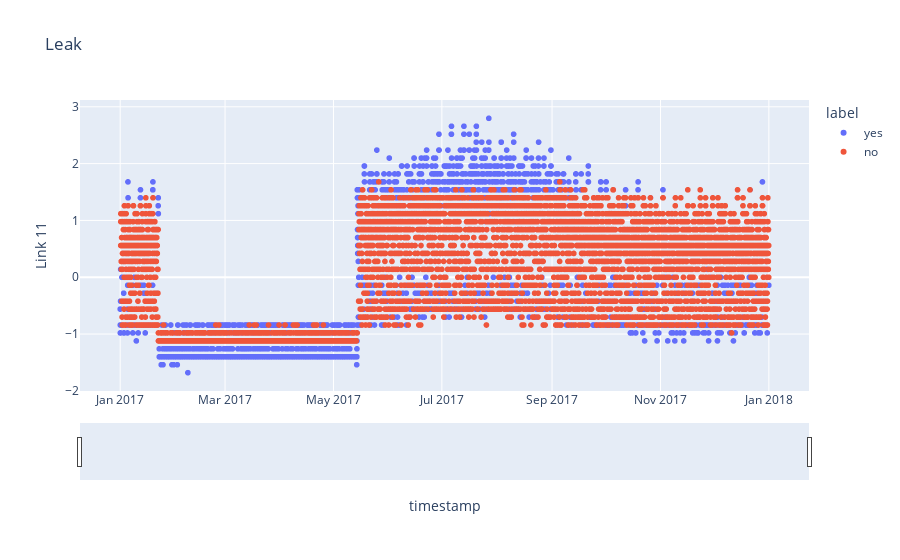

The notebook cell saved with this chart:
### Code cell
fig = px.scatter(df.reset_index(), x='timestamp', y='Link 11', color='label', hover_data=['day'], title='Leak')
fig.update_xaxes(
    rangeslider_visible=True,
)
fig.show()

### Figure 1 — Plotly figure (JSON) as saved in the notebook; plotly's stock layout.template omitted (floating-point values rounded to 4 significant figures; data arrays with more than 128 entries replaced by an {"elided": "..."} marker saying what was removed)
{"data": [{"customdata": {"elided": "2628x1 str values"}, "hovertemplate": "label=yes<br>timestamp=%{x}<br>Link 11=%{y}<br>day=%{customdata[0]}<extra></extra>", "legendgroup": "yes", "marker": {"color": "#636efa", "symbol": "circle"}, "mode": "markers", "name": "yes", "showlegend": true, "type": "scattergl", "x": {"elided": "2628 str values"}, "xaxis": "x", "y": {"elided": "2628 float values"}, "yaxis": "y"}, {"customdata": {"elided": "6132x1 str values"}, "hovertemplate": "label=no<br>timestamp=%{x}<br>Link 11=%{y}<br>day=%{customdata[0]}<extra></extra>", "legendgroup": "no", "marker": {"color": "#EF553B", "symbol": "circle"}, "mode": "markers", "name": "no", "showlegend": true, "type": "scattergl", "x": {"elided": "6132 str values"}, "xaxis": "x", "y": {"elided": "6132 float values"}, "yaxis": "y"}], "layout": {"legend": {"title": {"text": "label"}, "tracegroupgap": 0}, "title": {"text": "Leak"}, "xaxis": {"anchor": "y", "domain": [0, 1], "rangeslider": {"visible": true}, "title": {"text": "timestamp"}}, "yaxis": {"anchor": "x", "domain": [0, 1], "title": {"text": "Link 11"}}}}
